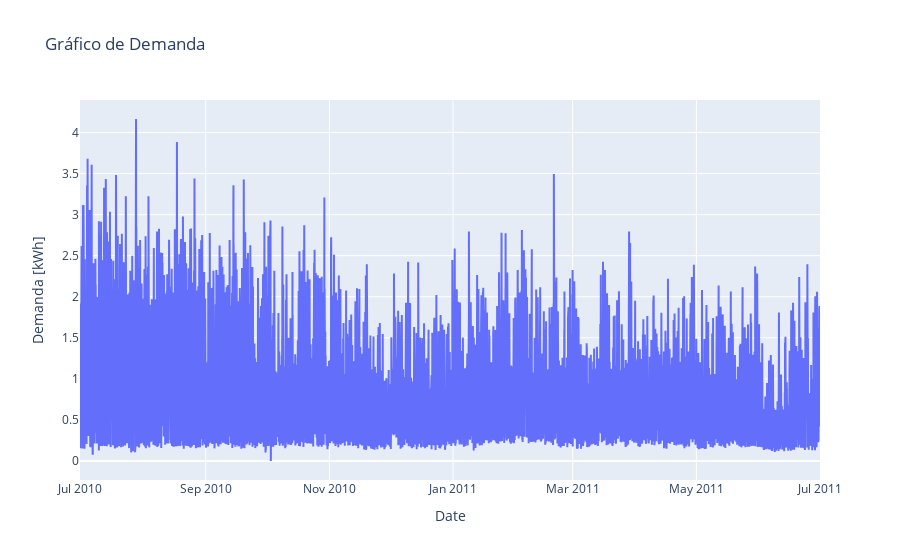

Write notebook code for a chart like this one.
### Code cell
# Plots a time series curve
import plotly.graph_objects as go
def grafico_zoom(df_x, df_y, title, yaxis_title, filename):
    fig = go.Figure()
    fig.add_trace(go.Scatter(
        x=df_x, 
        y=df_y, 
        mode='lines', 
        name='Line', 
        connectgaps=False 
    ))

    fig.update_layout(
        title=title,  
        xaxis_title="Date",
        yaxis_title=yaxis_title, 
        xaxis_tickangle=0, 
        showlegend=False
    )
    # Save the image with the specified filename
    fig.write_image(f"../results/{filename}.png", format="png", scale=2, width=1000)
    fig.show()

grafico_zoom(final_df["Date"], final_df["Demanda_kWh"], "Gráfico de Demanda", "Demanda [kWh]", "")

### Figure 1 — Plotly figure (JSON) as saved in the notebook; plotly's stock layout.template omitted (floating-point values rounded to 4 significant figures; data arrays with more than 128 entries replaced by an {"elided": "..."} marker saying what was removed)
{"data": [{"connectgaps": false, "mode": "lines", "name": "Line", "type": "scatter", "x": {"elided": "17520 str values"}, "y": {"elided": "17520 float values"}}], "layout": {"showlegend": false, "title": {"text": "Gráfico de Demanda"}, "xaxis": {"tickangle": 0, "title": {"text": "Date"}}, "yaxis": {"title": {"text": "Demanda [kWh]"}}}}
